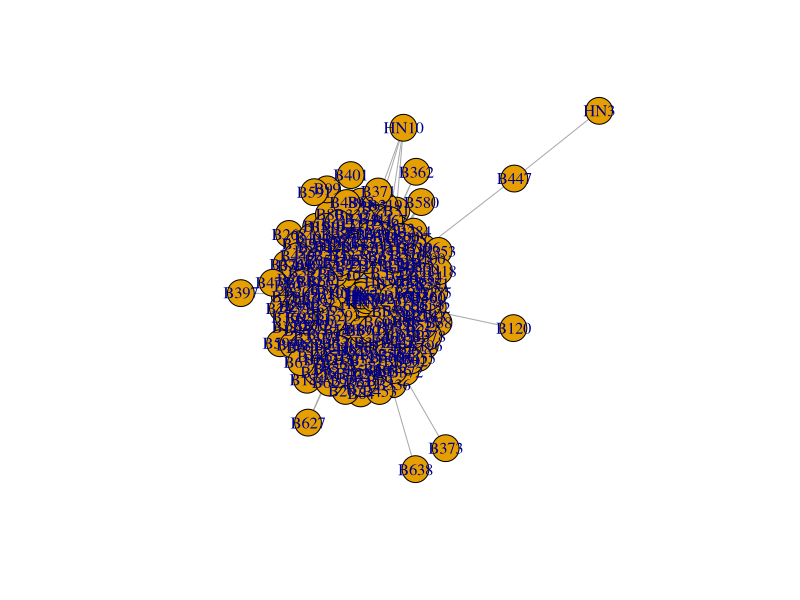
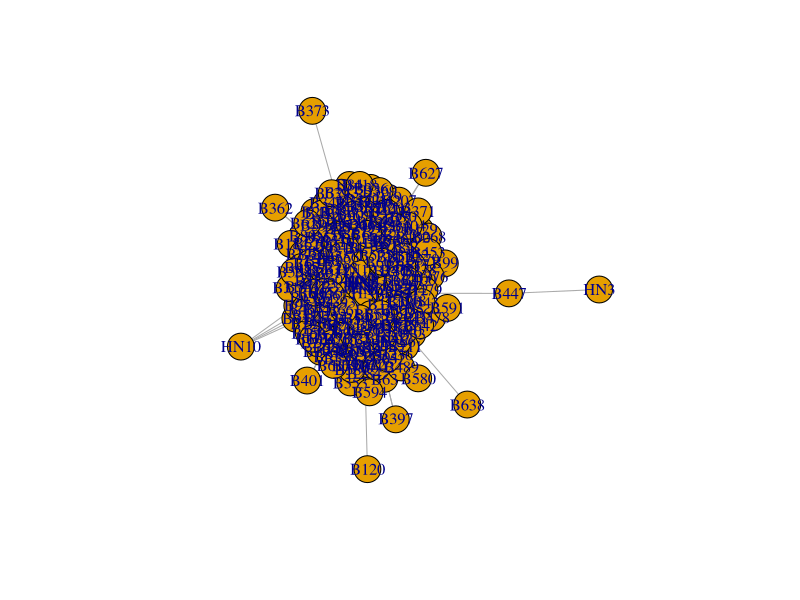

Source code (R) for these figures, in order:

setwd(readClipboard())
getwd()

library(igraph)
library(Hmisc)

B_PP1<- read.delim('MeanB_HN.txt', row.name = 1, check.names = FALSE)
dim(B_PP1)
head(B_PP1)
B_PP <- t(B_PP1)
dim(B_PP)

#######Correlation analysis########
B_PP_corr <- rcorr(B_PP, type = 'spearman')
B_PP_corr
r <- B_PP_corr$r
r[abs(r) < 0.6] <- 0
r[r > 0] <- 0
p <- B_PP_corr$P
write.csv(p,"MeanBaHN_p.csv")

p <- p.adjust(p, method = 'BH') 
p[p>=0.05] <- -1
p[p<0.05 & p>=0] <- 1
p[p==-1] <- 0 

z <- r * p
diag(z) <- 0
head(z)[1:6,1:6]

#write.table(data.frame(z, check.names = FALSE), 'MeanBaHN.matrix.txt',col.names = NA, sep = '\t', quote = FALSE)
##Check the matrix,and modify the format of the matrix
#######Network analysis########
A1<- read.delim('MeanBaHN.matrix.txt', row.name = 1, check.names = FALSE)
dim(A1)
A <- as.matrix(A1)
igraph <- graph.adjacency(A, weighted = TRUE, mode = 'undirected')
igraph
vcount(igraph)
igraph <- delete.vertices(igraph, names(degree(igraph)[degree(igraph) == 0]))
vcount(igraph)
E(igraph)$correlation <- E(igraph)$weight
E(igraph)$weight <- abs(E(igraph)$weight)
plot(igraph)

adj_matrix <- as.matrix(get.adjacency(igraph, attr = 'correlation'))
write.table(data.frame(adj_matrix, check.names = FALSE), 'MeanBaHN_network.adj_matrix.txt', col.names = NA, sep = '\t', quote = FALSE)

tax <- read.delim('MeanBaHN_group.txt', row.name = 1,
                  check.names = FALSE, stringsAsFactors = FALSE)
head(tax)
tax <- tax[as.character(V(igraph)$name), ]
head(tax)
V(igraph)$Genus <- tax$genus
V(igraph)$Group <- tax$group
igraph
plot(igraph)

edge <- data.frame(as_edgelist(igraph))
edge_list <- data.frame(
  source = edge[[1]],
  target = edge[[2]],
  weight = E(igraph)$weight,
  correlation = E(igraph)$correlation
)
head(edge_list)
write.table(edge_list, 'MeanBaHN.edge_list.txt', sep = '\t', row.names = FALSE, quote = FALSE)

node_list <- data.frame(
  label = names(V(igraph)),
  genus = V(igraph)$Genus,
  group = V(igraph)$Group)
head(node_list)
write.table(node_list, 'MeanBaHN.node_list.txt', sep = '\t', row.names = FALSE, quote = FALSE)
